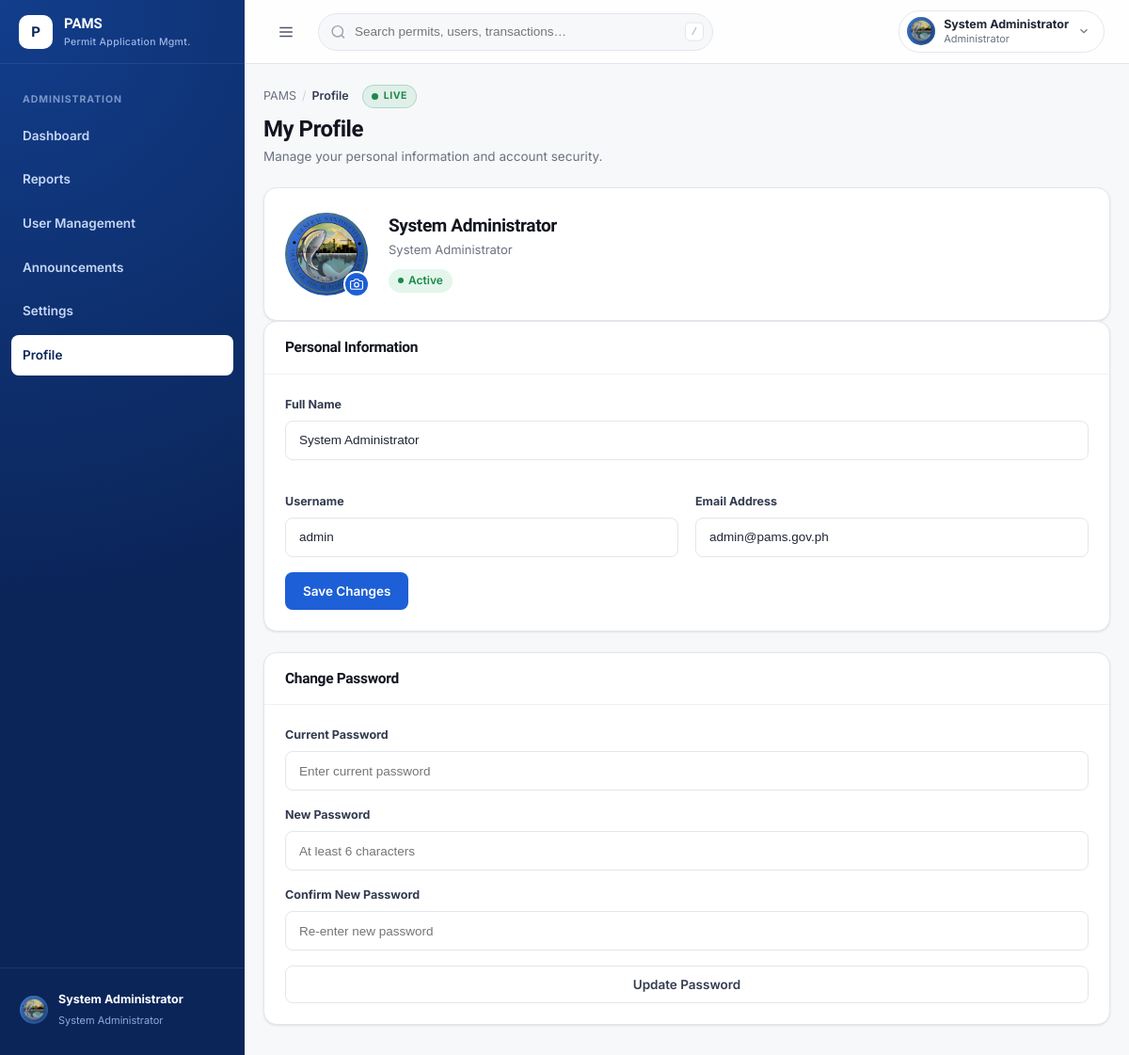
The page /pages/profile.php (signed in) on the database its author committed.
### tables this page shows
CREATE TABLE users (
    id INT AUTO_INCREMENT PRIMARY KEY,
    username VARCHAR(50) NOT NULL,
    password_hash VARCHAR(255) NOT NULL,
    full_name VARCHAR(100) NOT NULL,
    email VARCHAR(100) DEFAULT NULL,
    profile_photo VARCHAR(255) DEFAULT 'assets/images/OBO LOGO.png',
    is_active TINYINT(1) DEFAULT 1,
    is_admin TINYINT(1) DEFAULT 0,
    last_login DATETIME DEFAULT NULL,
    created_at DATETIME DEFAULT CURRENT_TIMESTAMP,
    updated_at DATETIME DEFAULT CURRENT_TIMESTAMP ON UPDATE CURRENT_TIMESTAMP,
    UNIQUE KEY username (username),
    KEY idx_username (username),
    KEY idx_is_active (is_active)
);

### includes/functions.php (called while the page is built, shortened)
<?php
function escape(string $str): string {
    return htmlspecialchars($str, ENT_QUOTES | ENT_HTML5, 'UTF-8');
}
function getNavIcon(string $name): string {
    return $icons[$name] ?? '';
}

### pages/profile.php (the view, shortened to what this page needs)
<?php
require_once __DIR__ . '/../includes/admin-shell.php';
$pdo = getDB();
$stmt = $pdo->prepare('SELECT full_name, username, email, last_login, created_at, profile_photo FROM users WHERE id = ?');
$stmt->execute([$_SESSION['user_id']]);
$profile = $stmt->fetch();
?>
<!DOCTYPE html>
<html lang="en">
<head>
<link rel="stylesheet" href="../assets/css/variables.css">
<link rel="stylesheet" href="../assets/css/utilities.css">
<link rel="stylesheet" href="../assets/css/buttons.css">
<link rel="stylesheet" href="../assets/css/layout.css?v=20260803b">
<link rel="stylesheet" href="../assets/css/sidebar.css?v=20260803b">
<link rel="stylesheet" href="../assets/css/header.css">
<link rel="stylesheet" href="../assets/css/cards.css">
<link rel="stylesheet" href="../assets/css/forms.css">
<link rel="stylesheet" href="../assets/css/dashboard.css">
<link rel="stylesheet" href="../assets/css/modal.css">
<link rel="stylesheet" href="../assets/css/responsive.css">
</head>
<body data-page="profile" data-full-name="<?php echo escape($profile['full_name']); ?>" data-username="<?php echo escape($profile['username']); ?>" data-email="<?php echo escape($profile['email'] ?? ''); ?>" data-last-login="<?php echo escape($profile['last_login'] ?? ''); ?>" data-profile-photo="<?php echo escape($profile['profile_photo'] ?? ''); ?>">
  <div class="app-shell" id="appShell">
    <?php echo renderAdminSidebar('profile'); ?>
    <div class="main-col">
      <?php echo renderAdminHeader('Profile'); ?>
      <main class="page-content fade-in">
        <div class="breadcrumb"><span>PAMS</span><span class="sep">/</span><span class="current">Profile</span></div>
        <div class="page-head">
          <div>
            <h1>My Profile</h1>
            <p class="subtitle">Manage your personal information and account security.</p>
          </div>
        </div>
        <div class="section-card">
          <div class="profile-hero">
            <div class="avatar lg" id="profilePhotoWrap">
              <?php if ($profile['profile_photo']): ?>
              <img src="../<?php echo escape($profile['profile_photo']); ?>" alt="Profile photo" class="avatar-img">
              <?php else: ?>
              <span id="profileAvatarInitials"></span>
              <?php endif; ?>
              <div class="cam-btn" id="profileCamBtn" title="Change profile picture">
                <svg viewBox="0 0 24 24" width="14" height="14" fill="none" stroke="currentColor" stroke-width="2"><path d="M23 19a2 2 0 0 1-2 2H3a2 2 0 0 1-2-2V8a2 2 0 0 1 2-2h4l2-3h6l2 3h4a2 2 0 0 1 2 2Z"/><circle cx="12" cy="13" r="4"/></svg>
              </div>
            </div>
            <div class="p-info">
              <h2><?php echo escape($profile['full_name'] ?? 'Administrator'); ?></h2>
              <p>System Administrator</p>
              <div class="flex gap-sm" style="margin-top:10px;">
                <span class="badge badge-success">Active</span>
              </div>
            </div>
          </div>
        </div>
        <div class="two-col">
          <div class="section-card" style="margin:0;">
            <div class="section-head"><h3>Personal Information</h3></div>
            <div class="section-body">
              <form id="profileForm" method="POST" action="#">
                <div class="form-grid">
                  <div class="form-group full">
                    <label>Full Name</label>
                    <input class="form-control" name="full_name" value="<?php echo escape($profile['full_name'] ?? ''); ?>">
                  </div>
                  <div class="form-group">
                    <label>Username</label>
                    <input class="form-control" value="<?php echo escape($profile['username'] ?? ''); ?>" disabled>
                  </div>
                  <div class="form-group">
                    <label>Email Address</label>
                    <input class="form-control" type="email" name="email" value="<?php echo escape($profile['email'] ?? ''); ?>">
                  </div>
                </div>
                <button type="submit" class="btn btn-primary">Save Changes</button>
              </form>
            </div>
          </div>
          <div class="section-card" style="margin:0;">
            <div class="section-head"><h3>Change Password</h3></div>
            <div class="section-body">
              <form id="changePasswordForm" method="POST" action="#">
                <div class="form-group">
                  <label>Current Password</label>
                  <input class="form-control" type="password" name="current_password" placeholder="Enter current password">
                </div>
                <div class="form-group">
                  <label>New Password</label>
                  <input class="form-control" type="password" id="newPassword" name="new_password" placeholder="At least 6 characters">
                </div>
                <div class="form-group">
                  <label>Confirm New Password</label>
                  <input class="form-control" type="password" id="confirmPassword" name="confirm_password" placeholder="Re-enter new password">
                </div>
                <button type="submit" class="btn btn-secondary btn-block">Update Password</button>
              </form>
            </div>
          </div>
        </div>
      </main>
    </div>
  </div>
</body>
</html>

### assets/css/variables.css (style rules this page uses)
:root { --color-primary-900:#0B2559; --color-primary-700:#123E8C; --color-primary-600:#1651B8; --color-primary:#1D5FD6; --color-primary-500:#1D5FD6; --color-primary-400:#3E7BEA; --color-primary-100:#DCE7FB; --color-primary-50:#F3F7FE; --white:#FFFFFF; --gray-50:#F7F8FA; --gray-100:#EFF1F5; --gray-200:#E3E6EC; --gray-300:#CDD2DC; --gray-400:#9AA2B1; --gray-500:#6B7280; --gray-600:#4B5468; --gray-700:#333B4F; --gray-800:#1F2534; --gray-900:#12151F; --success:#1C8A4B; --success-light:#E4F6EC; --warning:#B5720A; --warning-bg:#FDF0DC; --danger:#C22B2B; --danger-light:#FBE7E7; --info:#1D5FD6; --info-light:#EAF1FD; --font-display:'Sora', 'Segoe UI', sans-serif; --font-body:'Inter', 'Segoe UI', sans-serif; --font-mono:'JetBrains Mono', 'Consolas', monospace; --radius-xs:6px; --radius-sm:8px; --radius-md:12px; --radius-lg:14px; --radius-xl:20px; --radius-pill:999px; --shadow-xs:0 1px 2px rgba(15,23,42,.05); --shadow-sm:0 1px 3px rgba(18,21,31,.06), 0 1px 2px rgba(18,21,31,.04); --shadow-md:0 6px 16px -4px rgba(18,21,31,.10), 0 2px 6px rgba(18,21,31,.06); --shadow-lg:0 18px 40px -12px rgba(18,21,31,.18); --shadow-focus:0 0 0 3px var(--color-primary-100); --ease:cubic-bezier(.4,0,.2,1); --dur-fast:120ms; --dur-base:200ms; --dur-slow:360ms; --sidebar-w:260px; --sidebar-w-collapsed:78px; --header-h:68px; --content-max:1440px; }
*,*::before,*::after { box-sizing:border-box; }
html { -webkit-text-size-adjust:100%; }
body { margin:0; font-family:var(--font-body); font-weight:400; font-size:14px; line-height:1.6; color:var(--gray-800); background:var(--gray-50); -webkit-font-smoothing:antialiased; -moz-osx-font-smoothing:grayscale; text-rendering:optimizeLegibility; }
h1,h2,h3,h4,h5 { font-family:var(--font-display); margin:0; color:var(--gray-900); letter-spacing:-.02em; line-height:1.2; }
h1 { font-weight:700; font-size:24px; }
h2 { font-weight:700; font-size:20px; }
h3 { font-weight:700; font-size:17px; }
p { margin:0; line-height:1.6; }
button { font-family:inherit; font-weight:600; }
img { max-width:100%; display:block; }

### assets/css/utilities.css (style rules this page uses)
.flex { display:flex; }
.gap-sm { gap:10px; }
.badge { display:inline-flex; align-items:center; gap:5px; padding:4px 10px; border-radius:var(--radius-pill); font-size:12px; font-weight:600; line-height:1.4; white-space:nowrap; }
.badge::before { content:''; width:6px; height:6px; border-radius:50%; background:currentColor; }
.badge-success { background:var(--success-light); color:var(--success); }
.avatar { width:38px; height:38px; border-radius:50%; background:linear-gradient(135deg,var(--color-primary-400),var(--color-primary-700)); color:#fff; display:flex; align-items:center; justify-content:center; font-weight:700; font-size:14px; font-family:var(--font-display); flex-shrink:0; }
.avatar.lg { width:88px; height:88px; font-size:30px; }
.avatar-img { width:100%; height:100%; object-fit:cover; border-radius:50%; }
.fade-in { animation:fadeIn var(--dur-slow) var(--ease); }

### assets/css/buttons.css (style rules this page uses)
.btn { display:inline-flex; align-items:center; justify-content:center; gap:8px; height:40px; padding:0 18px; border-radius:var(--radius-sm); font-size:13.5px; font-weight:600; border:1px solid transparent; cursor:pointer; transition:all var(--dur-fast) var(--ease); white-space:nowrap; position:relative; overflow:hidden; }
.btn-primary { background:var(--color-primary); color:#fff; box-shadow:var(--shadow-xs); }
.btn-secondary { background:#fff; color:var(--gray-700); border-color:var(--gray-200); }
.btn-block { width:100%; }

### assets/css/cards.css (style rules this page uses)
@media (max-width:1240px) { .two-col { grid-template-columns: 1fr; } }

### assets/css/forms.css (style rules this page uses)
.form-grid { display:grid; grid-template-columns:1fr 1fr; gap:18px; }
.form-group { display:flex; flex-direction:column; gap:7px; margin-bottom:16px; }
.form-group.full { grid-column:1 / -1; }
.form-group label { font-size:12.5px; font-weight:700; color:var(--gray-700); }
.form-control { height:42px; border-radius:var(--radius-sm); border:1px solid var(--gray-200); background:#fff; padding:0 14px; font-size:13.5px; color:var(--gray-800); transition:all var(--dur-fast) var(--ease); width:100%; }

### assets/css/responsive.css (style rules this page uses)
@media (max-width:1240px) { .page-content { padding:22px 20px 32px; } }

### rows shown on the page
users: profile_photo (picture), full_name "System Administrator", username "admin", email "admin@pams.gov.ph"

### other values the page prints
$item['label'] "Dashboard"
$item['label'] "Reports"
$item['label'] "User Management"
$item['label'] "Announcements"
$item['label'] "Settings"
$item['label'] "Profile"
$name "System Administrator"
$first "System"
$last "Administrator"
